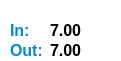
   <widget class="QFrame" name="valve3_4">
    <property name="geometry">
     <rect>
      <x>640</x>
      <y>80</y>
      <width>121</width>
      <height>61</height>
     </rect>
    </property>
    <property name="styleSheet">
     <string notr="true">QFrame {
	background: white;
	border-radius: 10px;
}</string>
    </property>
    <property name="frameShape">
     <enum>QFrame::StyledPanel</enum>
    </property>
    <property name="frameShadow">
     <enum>QFrame::Raised</enum>
    </property>
    <widget class="QLabel" name="label_38">
     <property name="geometry">
      <rect>
       <x>10</x>
       <y>40</y>
       <width>31</width>
       <height>21</height>
      </rect>
     </property>
     <property name="font">
      <font>
       <family>Arial</family>
       <pointsize>12</pointsize>
       <weight>75</weight>
       <italic>false</italic>
       <bold>true</bold>
      </font>
     </property>
     <property name="styleSheet">
      <string notr="true">color: rgb(0, 138, 205)</string>
     </property>
     <property name="text">
      <string>Out:</string>
     </property>
    </widget>
    <widget class="QLabel" name="HLT_In_3">
     <property name="geometry">
      <rect>
       <x>60</x>
       <y>20</y>
       <width>51</width>
       <height>20</height>
      </rect>
     </property>
     <property name="font">
      <font>
       <family>Arial</family>
       <pointsize>12</pointsize>
       <weight>75</weight>
       <italic>false</italic>
       <bold>true</bold>
      </font>
     </property>
     <property name="styleSheet">
      <string notr="true"/>
     </property>
     <property name="text">
      <string>7.00</string>
     </property>
    </widget>
    <widget class="QLabel" name="BLK_Out">
     <property name="geometry">
      <rect>
       <x>50</x>
       <y>40</y>
       <width>71</width>
       <height>20</height>
      </rect>
     </property>
     <property name="font">
      <font>
       <family>Arial</family>
       <pointsize>12</pointsize>
       <weight>75</weight>
       <italic>false</italic>
       <bold>true</bold>
      </font>
     </property>
     <property name="styleSheet">
      <string notr="true"/>
     </property>
     <property name="text">
      <string>7.00</string>
     </property>
    </widget>
    <widget class="QLabel" name="label_36">
     <property name="geometry">
      <rect>
       <x>10</x>
       <y>20</y>
       <width>21</width>
       <height>21</height>
      </rect>
     </property>
     <property name="font">
      <font>
       <family>Arial</family>
       <pointsize>12</pointsize>
       <weight>75</weight>
       <italic>false</italic>
       <bold>true</bold>
      </font>
     </property>
     <property name="styleSheet">
      <string notr="true">color:  rgb(0, 138, 205)</string>
     </property>
     <property name="text">
      <string>In:</string>
     </property>
    </widget>
    <widget class="QLabel" name="BLK_In">
     <property name="geometry">
      <rect>
       <x>50</x>
       <y>20</y>
       <width>71</width>
       <height>20</height>
      </rect>
     </property>
     <property name="font">
      <font>
       <family>Arial</family>
       <pointsize>12</pointsize>
       <weight>75</weight>
       <italic>false</italic>
       <bold>true</bold>
      </font>
     </property>
     <property name="styleSheet">
      <string notr="true"/>
     </property>
     <property name="text">
      <string>7.00</string>
     </property>
    </widget>
   </widget>
